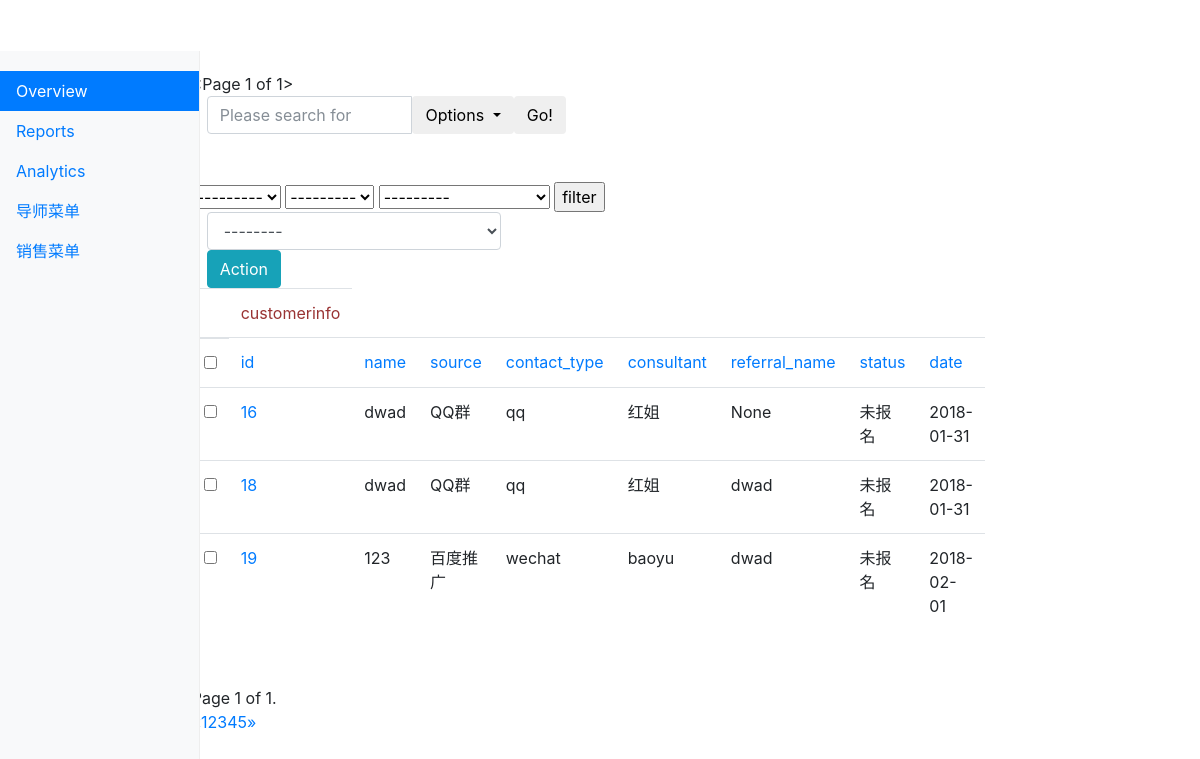
The app's page /kingadmin/crm/customerinfo/?o=0&page=1 (signed in) with its own data.
### crm/models.py (models this page shows, shortened)
class Menus(models.Model):
    name = models.CharField(max_length=64)
    url_type_choices = ((0,'absolute'),(1,'dynamic'))
    url_type = models.SmallIntegerField(choices=url_type_choices,default=0)
    url_name = models.CharField(max_length=128)
    class Meta:
        unique_together = ('name','url_name')

class CustomerInfo(models.Model):
    name = models.CharField(max_length=64, default=None)
    contact_type_choices = (
        (0, 'qq'), (1, 'wechat'), (2,'Phone'),
    )
    contact_type = models.SmallIntegerField(choices=contact_type_choices, default=0 )
    contact = models.CharField(max_length=64, unique = True)
    source_choices = (
        (0, 'QQ群'), (1, '51CTO'), (2,'百度推广'),(3,'知乎'),
    )
    source = models.SmallIntegerField(choices=source_choices, default=0)
    referral_name = models.ForeignKey("self", blank=True, null=True, verbose_name="推荐人", on_delete=models.CASCADE)
    consult_courses = models.ManyToManyField("Course", verbose_name="咨询课程")
    consult_content = models.TextField(verbose_name="咨询内容")
    status_choices  = (
        (0, '未报名'), (1, '已报名'), (2,'已退学'),
    )
    status = models.SmallIntegerField(choices=status_choices, default=0)
    consultant = models.ForeignKey("UserProfile", verbose_name="课程顾问",on_delete=models.CASCADE)
    date = models.DateField(auto_now_add=True)
    def __str__(self):
        return self.name

class UserProfile(models.Model):
    user = models.OneToOneField(User,on_delete=models.CASCADE)
    name = models.CharField(max_length=64, verbose_name="姓名")
    role = models.ManyToManyField("Role", blank=True, null = True)
    def __str__(self):
        return self.name

### kingadmin/views.py (the view, shortened to what this page needs)
# urls.py: url(r'^(\w+)/(\w+)/$', views.table_list, name="table_list"),
@login_required
def table_list(request, app_name, model_name):
    admin_class = site.enabled_admin[app_name][model_name] #get the admin_class class save in the list
    querysets = admin_class.model.objects.all().order_by('-id')# get the data
    filter_list = request.GET
    filtered_query, querysets = selected_set(filter_list, querysets)
    admin_class.filtered_query = filtered_query
    querysets = querysets.order_by('-id')
    need_sort_column_name,sorted_querysets, sorted_column = sorted_querysets_by_column(request, querysets, admin_class)
    searched_queryset = searched_querysets(request, sorted_querysets, admin_class)
    querysets  = Paginator(searched_queryset ,admin_class.list_per_page)
    page = request.GET.get('page')
    try:
        querysets = querysets.get_page(page)
    except PageNotAnInteger:
        querysets = querysets.get_page(1)
    except EmptyPage:
        querysets = querysets.get_page(querysets.num_pages)
    admin_class.sorted_colunm_name = need_sort_column_name
    admin_class.sorted_column = sorted_column
    return render(request, "kingadmin/table_list.html",\
                  {"querysets": querysets,"model_name":model_name,\
                   "admin_class":admin_class, "need_sort_column_name": need_sort_column_name})

### kingadmin/templatetags/kingadmin_tags.py (called while the page is built)
@register.simple_tag
def build_table_row(count,obj, admin_class):
    ele = ""
    if admin_class.list_display:
        for index, column_name in enumerate(admin_class.list_display):
            column_obj = admin_class.model._meta.get_field(column_name)
            if column_obj.choices:
                column_data = getattr(obj, "get_%s_display" %column_name)()
            else:
                column_data = getattr(obj, column_name)
            if not index:
                ele += "<td><a href='%s/change'>%s</a></td>" % (obj.id, column_data)
            else:
                ele += "<td>%s</td>" % column_data
    else:
        ele += "<td><a href='%s/change'>%s</a></td>" % (count, obj)
    return mark_safe(ele)

@register.simple_tag
def get_order_method(need_sort_column_name, item, admin_class):
    sort_need_index = admin_class.list_display.index(item)
    if need_sort_column_name == item:
        sort_need_index = '-' + str(sort_need_index)
    return sort_need_index

@register.simple_tag
def build_order_method_arrow(need_sort_column_name, item, admin_class):
    new = need_sort_column_name
    ele = ''''''
    if new:
        if new.strip('-') == item:
            if need_sort_column_name.startswith('-'):
                ele += '''<span class ="glyphicon glyphicon-menu-up"> </span>'''
            elif need_sort_column_name == item:
                ele += '''<span class ="glyphicon glyphicon-menu-down"> </span>'''
    return mark_safe(ele)

@register.simple_tag
def get_filteredlist_pagenum(admin_class, querysets):
    page_num = querysets.number
    filtered_list = admin_class.filtered_query
    ele = ""
    if page_num:
        ele += "&page=%s" % page_num
    if filtered_list:
        for k, v in filtered_list.items():
            ele += "&%s=%s" % (k, v)
    return mark_safe(ele)

@register.simple_tag
def get_sorted_column(admin_class):
    if admin_class.sorted_column:
        for k,v in admin_class.sorted_column.items():
            return v
    else:
        return ""

### kingadmin/views.py (called while the page is built)
def selected_set(filter_list, querysets):
    filtered_list = {}
    for key,value in filter_list.items():
        if key in ("page","o","search_fileds"):continue
        if value == "---------":
            filtered_list[key] = "1970-07-01"
        elif value:
            filtered_list[key] = value
    return filtered_list, querysets.filter(**filtered_list)

### kingadmin/templates/kingadmin/table_list.html (shortened to what this page needs)
{% extends "kingadmin/index.html" %}
{% load kingadmin_tags %}
{% block dashboard %}
    {{ querysets }}
    <div>
    <form method="get">
        <div class="col-lg-6">
            <div class="input-group">
                <input type="text" class="form-control" placeholder="Please search for " name="search_fileds">
                <div class="input-group-btn">
                    <button type="button" class="btn btn-default dropdown-toggle" data-toggle="dropdown" aria-haspopup="true" aria-expanded="false">
                      <span>Options</span>
                    </button>
                  </div>
                  <span class="input-group-btn">
                    <button class="btn btn-default" type="submit">Go!</button>
                  </span>
            </div>
        </div>
    </form>
    <br>
    <br>
    </div>
    <div>
    {% if admin_class.list_filter %}
    <form>
            {% for filter_obj in admin_class.list_filter %}
               {% build_filter_row filter_obj admin_class%}
            {% endfor %}
            <input type="submit" value="filter">
    </form>
    {% endif %}
    <form onsubmit="return ActionCheck(this)" method="post">{% csrf_token %}
        <div>
            <div class="col-sm-5">
                <select class="form-control" name="action">
                    <option value=''>--------</option>
                </select>
            </div>
            <div class="col-sm-5">
                <button  type="submit" class="btn btn-info">Action</button>
            </div>
        </div>
    </form>
    </div>
    <table class="table table-hover">
    <thead>
        <tr>
            <th>
                <td style="color: #993333">{{ model_name }} </td>
            </th>
        </tr>
    </thead>
    <tbody>
    <tr>
        <th>
        <input type="checkbox" onclick="SelectAllObjs(this)">
            {% if admin_class.list_display %}
                {% for item in admin_class.list_display %}
                    <td><a href="?o={% get_order_method need_sort_column_name item admin_class%}{% get_filteredlist_pagenum admin_class querysets %}">{{ item }}</a>
                    </td>
                {% endfor %}
            {% else %}
                {% get_model_name admin_class %}
            {% endif %}
        </th>
    </tr>
    {% for  item in querysets %}
        <tr>
            <th>
                <input row-select="true" type="checkbox" value="{{ item.id }}">
                {% build_table_row forloop.counter item admin_class  %}
            </th>
        </tr>
    {% endfor %}
    </tbody>
    </table>
    {% build_page_navigation querysets admin_class %}
    <div class="pagination">
        <span class="step-links">
            <span class="current">
                Page {{ querysets.number }} of {{ querysets.paginator.num_pages }}.
            </span>
        </span>
    </div>
    <nav aria-label="Page navigation">
  <ul class="pagination">
    <li>
      <a href="#" aria-label="Previous">
        <span aria-hidden="true">&laquo;</span>
      </a>
    </li>
    <li><a href="#">1</a></li>
    <li><a href="#">2</a></li>
    <li><a href="#">3</a></li>
    <li><a href="#">4</a></li>
    <li><a href="#">5</a></li>
    <li>
      <a href="#" aria-label="Next">
        <span aria-hidden="true">&raquo;</span>
      </a>
    </li>
  </ul>
</nav>
{% endblock %}

### kingadmin/templates/kingadmin/index.html (shortened to what this page needs)
<!DOCTYPE html>
<html lang="en"><head><meta http-equiv="Content-Type" content="text/html; charset=UTF-8">
    <link href="/static/css/bootstrap.min.css" rel="stylesheet">
    <link href="/static/css/dashboard.css" rel="stylesheet">
</head>
  <body>
    <div class="container-fluid">
      <div class="row">
        <nav class="col-sm-3 col-md-2 d-none d-sm-block bg-light sidebar">
          <ul class="nav nav-pills flex-column">
            <li class="nav-item">
              <a class="nav-link active" href="https://getbootstrap.com/docs/4.0/examples/dashboard/#">Overview <span class="sr-only">(current)</span></a>
            </li>
            <li class="nav-item">
              <a class="nav-link" href="#">Reports</a>
            </li>
            <li class="nav-item">
              <a class="nav-link" href="#">Analytics</a>
            </li>
              {% for role_list in request.user.userprofile.role.all %}
                  {% for menu in role_list.menus.all  %}
                       <li class="nav-item">
                                 <a class="nav-link" href="{% if menu.url_type == 0 %}{{ menu.url_name }} {% else %}{% url menu.url_name  %}{% endif %}">{{menu.name }} </a>
                       </li>
                  {% endfor %}
              {% endfor %}
          </ul>
        </nav>
      <div class="col-sm-9 col-sm-offset-3 col-md-10 col-md-offset-2 main">
        <main role="main" class="col-sm-9 ml-sm-auto col-md-10 pt-3">
            {% block dashboard %}{% endblock %}
        </main>
      </div>
      </div>
    </div>
</body>
</html>

### static/css/dashboard.css (style rules this page uses)
body { padding-top: 3.5rem; }
.sidebar { position: fixed; top: 51px; bottom: 0; left: 0; z-index: 1000; padding: 20px 0; overflow-x: hidden; overflow-y: auto; border-right: 1px solid #eee; }
.sidebar .nav { margin-bottom: 20px; }
.sidebar .nav-item { width: 100%; }
.sidebar .nav-item + .nav-item { margin-left: 0; }
.sidebar .nav-link { border-radius: 0; }

### records on screen
Menus: name "导师菜单"
Menus: name "销售菜单"
CustomerInfo: id+name+source "16 dwad QQ群 qq 红姐 None 未报名 2018-01-31"
CustomerInfo: id+name+source "18 dwad QQ群 qq 红姐 dwad 未报名 2018-01-31"
CustomerInfo: id+name+source "19 123 百度推广 wechat baoyu dwad 未报名 2018-02-01"

### other values on screen
{{ querysets }} "<Page 1 of 1>"
{{ model_name }} "customerinfo"
{{ item }} "id" "name" "source" "contact_type" "consultant" "referral_name" "status" "date"
{{ querysets.number }} "1"
{{ querysets.paginator.num_pages }} "1"
